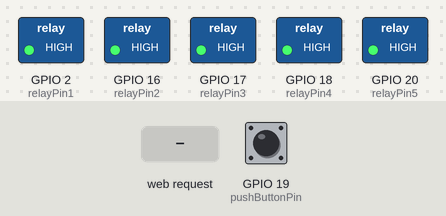
A sketch run on a simulated ESP32. On the bench: switched loads named in the sketch (green lamp = pin HIGH). Dashed ring = blinking. Inputs (shaded band) come from the test bench; at power-on: GPIO 19 (pushButtonPin) HIGH. WiFi joins after 1.5 s; servers stay silent unless stated; what the sketch prints to the serial monitor is not drawn.

Above: at 2.9 s.
3.3 s: HTTP request GET /toggle2 received
At 3.5 s:
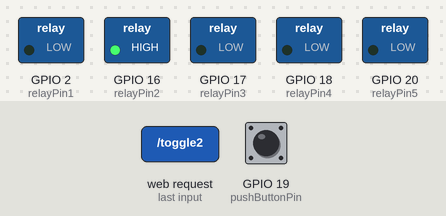
6.3 s: HTTP request GET /toggle3 received
At 6.5 s:
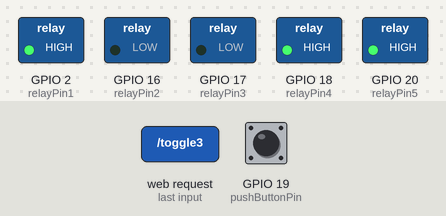
9.3 s: HTTP request GET /toggle4 received
At 9.5 s:
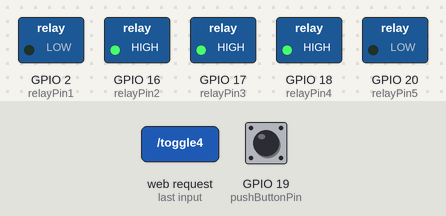
12.3 s: HTTP request GET /toggle5 received
At 12.51 s:
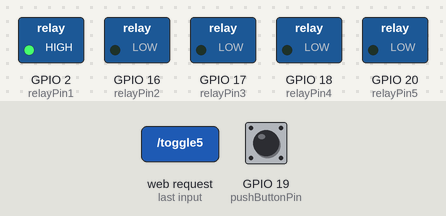
15.3 s: HTTP request GET /toggle2 received
18.3 s: GPIO 19 (pushButtonPin) pulled LOW for 3.2 s
Timing chart, 0 to 24.0 s (numbered marks = the images above; inputs shaded):
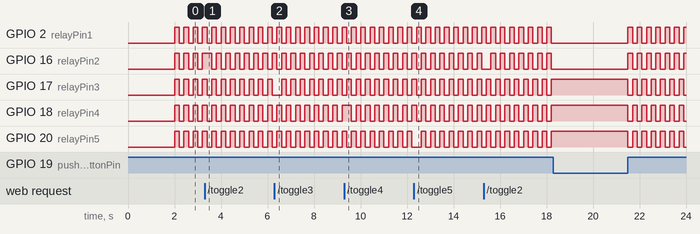

The sketch:

sketch_jan31as.ino
```cpp
#include <WiFi.h>
#include <WebServer.h>

const char* ssid = "On";
const char* password = "123456789";

WebServer server(80);
int relayPin1 = 2; // Pin for relay 1
int relayPin2 = 16; // Pin for relay 2
int relayPin3 = 17; // Pin for relay 3
int relayPin4 = 18; // Pin for relay 4
int relayPin5 = 20; // Pin for relay 5
int pushButtonPin = 19; // Pin for the push button
int relayStatus1 = LOW; // Initial status of relay 1
int relayStatus2 = LOW; // Initial status of relay 2
int relayStatus3 = LOW; // Initial status of relay 3
int relayStatus4 = LOW; // Initial status of relay 4
int relayStatus5 = LOW; // Initial status of relay 5

void setup() {
  Serial.begin(115200);
  pinMode(relayPin1, OUTPUT);
  pinMode(relayPin2, OUTPUT);
  pinMode(relayPin3, OUTPUT);
  pinMode(relayPin4, OUTPUT);
  pinMode(relayPin5, OUTPUT);
  pinMode(pushButtonPin, INPUT_PULLUP);

  WiFi.begin(ssid, password);
  while (WiFi.status() != WL_CONNECTED) {
    delay(1000);
    Serial.println("Connecting to WiFi...");
  }
  Serial.println("Connected to WiFi");

  server.on("/", HTTP_GET, [](){
    String html = "<!DOCTYPE html><html><head><title>Relay Control</title><style>.button{width:100px;height:100px;border-radius:50%;background-color:#ccc;display:flex;align-items:center;justify-content:center;font-size:20px;}</style></head><body><h1>Relay Control</h1>";
    html += "<button class=\"button\" id=\"relayButton1\">Off</button>";
    html += "<button class=\"button\" id=\"relayButton2\">Off</button>";
    html += "<button class=\"button\" id=\"relayButton3\">Off</button>";
    html += "<button class=\"button\" id=\"relayButton4\">Off</button>";
    html += "<button class=\"button\" id=\"relayButton5\">Off</button>";
    html += "<script>";
    html += "function updateButtonStatus1(status){document.getElementById(\"relayButton1\").innerText=status;}";
    html += "function updateButtonStatus2(status){document.getElementById(\"relayButton2\").innerText=status;}";
    html += "function updateButtonStatus3(status){document.getElementById(\"relayButton3\").innerText=status;}";
    html += "function updateButtonStatus4(status){document.getElementById(\"relayButton4\").innerText=status;}";
    html += "function updateButtonStatus5(status){document.getElementById(\"relayButton5\").innerText=status;}";
    html += "function fetchRelayStatus(){fetch('/status1').then(response=>response.text()).then(status=>updateButtonStatus1(status));fetch('/status2').then(response=>response.text()).then(status=>updateButtonStatus2(status));fetch('/status3').then(response=>response.text()).then(status=>updateButtonStatus3(status));fetch('/status4').then(response=>response.text()).then(status=>updateButtonStatus4(status));fetch('/status5').then(response=>response.text()).then(status=>updateButtonStatus5(status));}";
    html += "document.getElementById(\"relayButton1\").addEventListener(\"click\",function(){fetch('/toggle1').then(fetchRelayStatus);});";
    html += "document.getElementById(\"relayButton2\").addEventListener(\"click\",function(){fetch('/toggle2').then(fetchRelayStatus);});";
    html += "document.getElementById(\"relayButton3\").addEventListener(\"click\",function(){fetch('/toggle3').then(fetchRelayStatus);});";
    html += "document.getElementById(\"relayButton4\").addEventListener(\"click\",function(){fetch('/toggle4').then(fetchRelayStatus);});";
    html += "document.getElementById(\"relayButton5\").addEventListener(\"click\",function(){fetch('/toggle5').then(fetchRelayStatus);});";
    html += "setInterval(fetchRelayStatus,1000);</script></body></html>";
    server.send(200, "text/html", html);
  });

  server.on("/status1", HTTP_GET, [](){
    server.send(200, "text/plain", relayStatus1 == HIGH ? "On" : "Off");
  });
  server.on("/status2", HTTP_GET, [](){
    server.send(200, "text/plain", relayStatus2 == HIGH ? "On" : "Off");
  });
  server.on("/status3", HTTP_GET, [](){
    server.send(200, "text/plain", relayStatus3 == HIGH ? "On" : "Off");
  });
  server.on("/status4", HTTP_GET, [](){
    server.send(200, "text/plain", relayStatus4 == HIGH ? "On" : "Off");
  });
  server.on("/status5", HTTP_GET, [](){
    server.send(200, "text/plain", relayStatus5 == HIGH ? "On" : "Off");
  });

  server.on("/toggle2", HTTP_GET, [](){
    if (relayStatus2 == HIGH) {
      digitalWrite(relayPin2, LOW);
      relayStatus2 = LOW;
    } else {
      digitalWrite(relayPin2, HIGH);
      relayStatus2 = HIGH;
    }
    server.send(200, "text/plain", relayStatus2 == HIGH ? "On" : "Off");
  });
  server.on("/toggle2", HTTP_GET, [](){
    if (relayStatus2 == HIGH) {
      digitalWrite(relayPin2, LOW);
      relayStatus2 = LOW;
    } else {
      digitalWrite(relayPin2, HIGH);
      relayStatus2 = HIGH;
    }
    server.send(200, "text/plain", relayStatus2 == HIGH ? "On" : "Off");
  });
  server.on("/toggle3", HTTP_GET, [](){
    if (relayStatus3 == HIGH) {
      digitalWrite(relayPin3, LOW);
      relayStatus3 = LOW;
    } else {
      digitalWrite(relayPin3, HIGH);
      relayStatus3 = HIGH;
    }
    server.send(200, "text/plain", relayStatus3 == HIGH ? "On" : "Off");
  });
  server.on("/toggle4", HTTP_GET, [](){
    if (relayStatus4 == HIGH) {
      digitalWrite(relayPin4, LOW);
      relayStatus4 = LOW;
    } else {
      digitalWrite(relayPin4, HIGH);
      relayStatus4 = HIGH;
    }
    server.send(200, "text/plain", relayStatus4 == HIGH ? "On" : "Off");
  });
  server.on("/toggle5", HTTP_GET, [](){
    if (relayStatus5 == HIGH) {
      digitalWrite(relayPin5, LOW);
      relayStatus5 = LOW;
    } else {
      digitalWrite(relayPin5, HIGH);
      relayStatus5 = HIGH;
    }
    server.send(200, "text/plain", relayStatus5 == HIGH ? "On" : "Off");
  });

  server.begin();
}

void loop() {
  server.handleClient();
  if (digitalRead(pushButtonPin) == HIGH) {
    digitalWrite(relayPin1, !relayStatus1);
    relayStatus1 = !relayStatus1;
    digitalWrite(relayPin2, !relayStatus2);
    relayStatus2 = !relayStatus2;
    digitalWrite(relayPin3, !relayStatus3);
    relayStatus3 = !relayStatus3;
    digitalWrite(relayPin4, !relayStatus4);
    relayStatus4 = !relayStatus4;
    digitalWrite(relayPin5, !relayStatus5);
    relayStatus5 = !relayStatus5;
    delay(200); // Debouncing delay
  }
}
```
